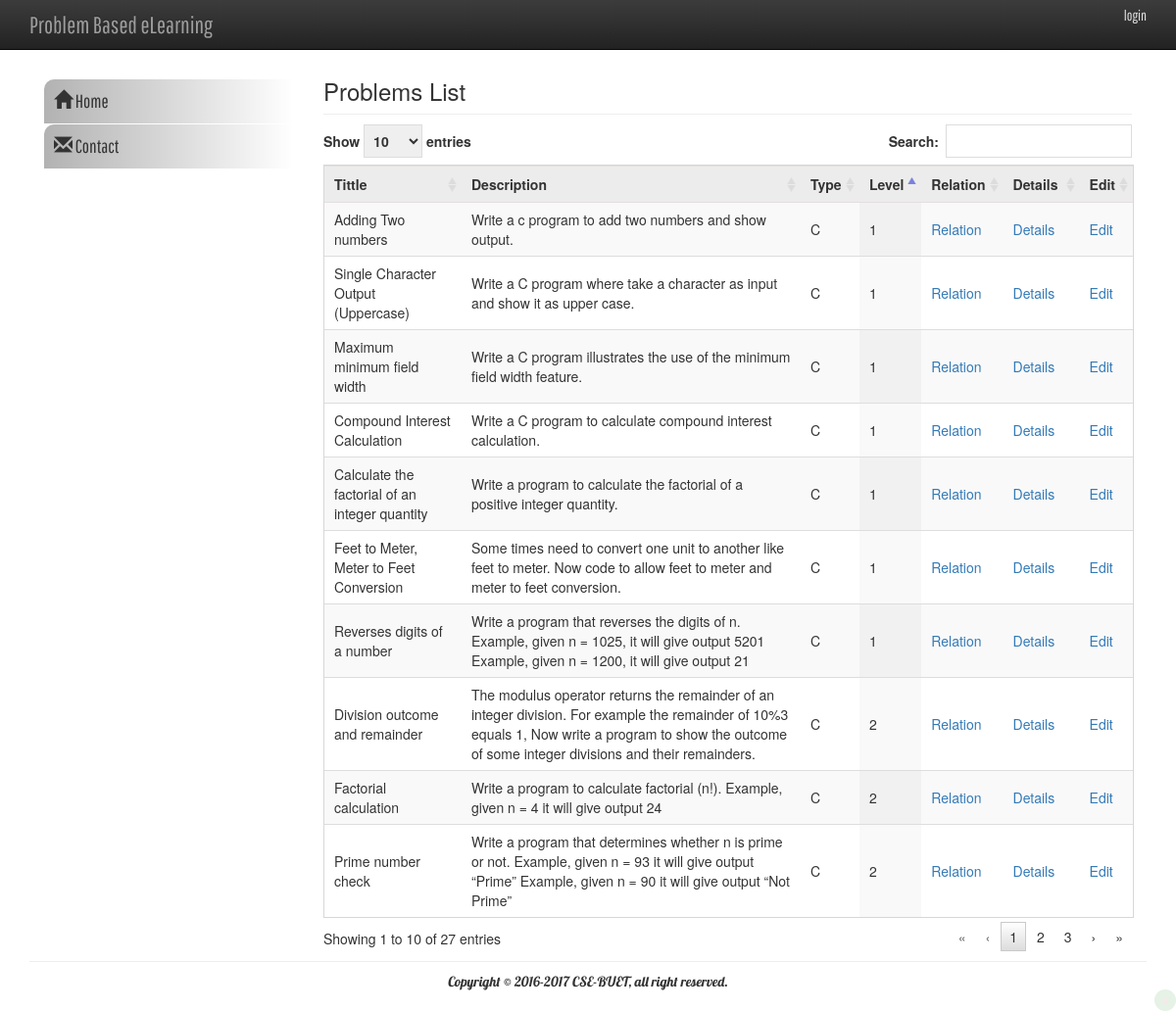
Page /index.php/c/problem_list on the committed database.
### tables this page shows
CREATE TABLE IF NOT EXISTS `c_problem` (
  `id` int(11) NOT NULL AUTO_INCREMENT,
  `title` varchar(255) NOT NULL,
  `description` mediumtext NOT NULL,
  `learning_outcome` mediumtext NOT NULL,
  `reference_guide` varchar(255) NOT NULL,
  `keywords` varchar(100) NOT NULL,
  `type` varchar(30) NOT NULL,
  `level` int(2) NOT NULL,
  `sample_input` mediumtext,
  `sample_output` mediumtext,
  `hint` mediumtext NOT NULL,
  `chapter_id` int(11) NOT NULL,
  `created_by` varchar(50) NOT NULL,
  `language` varchar(5) NOT NULL DEFAULT 'en',
  `created_at` timestamp NOT NULL DEFAULT CURRENT_TIMESTAMP,
  `updated_at` timestamp NULL DEFAULT NULL,
  PRIMARY KEY (`id`)
);

### application/controllers/c/Problem_list.php (called while the page is built, shortened)
<?php
class Problem_list extends CI_Controller {
	function __construct() {
		$this->load->model("c/Problem_list_model", "problem_list");
	}
	public function index()
	{
		$data['all_problem'] = $this->problem_list->selectProblem();
		$this->load->view('c/problem_list/index_view', $data);
	}
}

### index.php (called while the page is built, shortened)
<?php
require_once BASEPATH.'core/CodeIgniter.php';

### application/models/c/Problem_list_model.php (called while the page is built, shortened)
<?php
class Problem_list_model extends CI_Model
{
    public function selectProblem()
    {
        $this->db->where('language="en"');
        $query = $this->db->get('c_problem');
        return $result = $query->result();
    }
}

### application/views/c/problem_list/index_view.php (the view, shortened to what this page needs)
<div class="col-md-9 col-sm-8 col-xs-12">
    <h3>Problems List</h3>
    <hr>
    <table id="problems" class="display " cellspacing="0" width="100%" >
        <thead>
        <tr>
            <th>Tittle</th>
            <th>Description</th>
            <th>Type</th>
            <th>Level</th>
            <th width="50">Relation</th>
            <th width="50">Details</th>
            <th>Edit</th>
        </tr>
        </thead>
        <tbody>
        <?php for ($i = 0; $i < count($all_problem); ++$i) { ?>
        <tr>
            <td><?php echo $all_problem[$i]->title;?></td>
            <td><?php echo $all_problem[$i]->description;?></td>
            <td><?php echo $all_problem[$i]->type;?></td>
            <td><?php echo $all_problem[$i]->level;?></td>
            <td><a href="<?=base_url();?>c/Relation?pid=<?php echo $all_problem[$i]->id;?>&level=<?php echo $all_problem[$i]->level;?>&title=<?php echo $all_problem[$i]->title;?>">Relation</a> </td>
            <td><a href="<?=base_url();?>c/Problem_list/single_view/<?php echo $all_problem[$i]->id;?>">Details</a> </td>
            <td><a href="<?=base_url();?>c/Problem_list/edit/<?php echo $all_problem[$i]->id;?>">Edit</a> </td>
        </tr>
        <?php } ?>
        </tbody>
    </table>
</div>

### assets/css/main.css (style rules this page uses)
* { margin:0; padding:0; }
:link,:visited { text-decoration: none; }
h1,h2, h3, h4, h5, p { margin:0; }
hr { margin: 10px 0; }

### application/views/c/common/header.php (style rules this page uses)
body { padding-top: 80px; padding-bottom: 20px; }

### rows in the picture
c_problem: title "Adding Two numbers", description "Write a c program to add two numbers and show output.", type "C", level "1"
c_problem: title "Single Character Output (Uppercase)", description "Write a C program where take a character as input and show it as upper case.", type "C", level "1"
c_problem: title "Maximum minimum field width", description "Write a C program illustrates the use of the minimum field width feature.", type "C", level "1"
c_problem: title "Compound Interest Calculation", description "Write a C program to calculate compound interest calculation.", type "C", level "1"
c_problem: title "Calculate the factorial of an integer quantity", description "Write a program to calculate the factorial of a positive integer quantity.", type "C", level "1"
c_problem: title "Division outcome and remainder", description "The modulus operator returns the remainder of an integer division. For example the remainder of 10%3 equals 1, Now write a program to show the outcome of some integer divisions and their remainders.", type "C", level "2"
c_problem: title "Feet to Meter, Meter to Feet Conversion", description "Some times need to convert one unit to another like feet to meter. Now code to allow feet to meter and meter to feet conversion.", type "C", level "1"
c_problem: title "Factorial calculation", description "Write a program to calculate factorial (n!). Example, given n = 4 it will give output 24", type "C", level "2"
c_problem: title "Prime number check", description "Write a program that determines whether n is prime or not. Example, given n = 93 it will give output “Prime” Example, given n = 90 it will give output “Not Prime”", type "C", level "2"
c_problem: title "Reverses digits of a number", description "Write a program that reverses the digits of n. Example, given n = 1025, it will give output 5201 Example, given n = 1200, it will give output 21", type "C", level "1"
